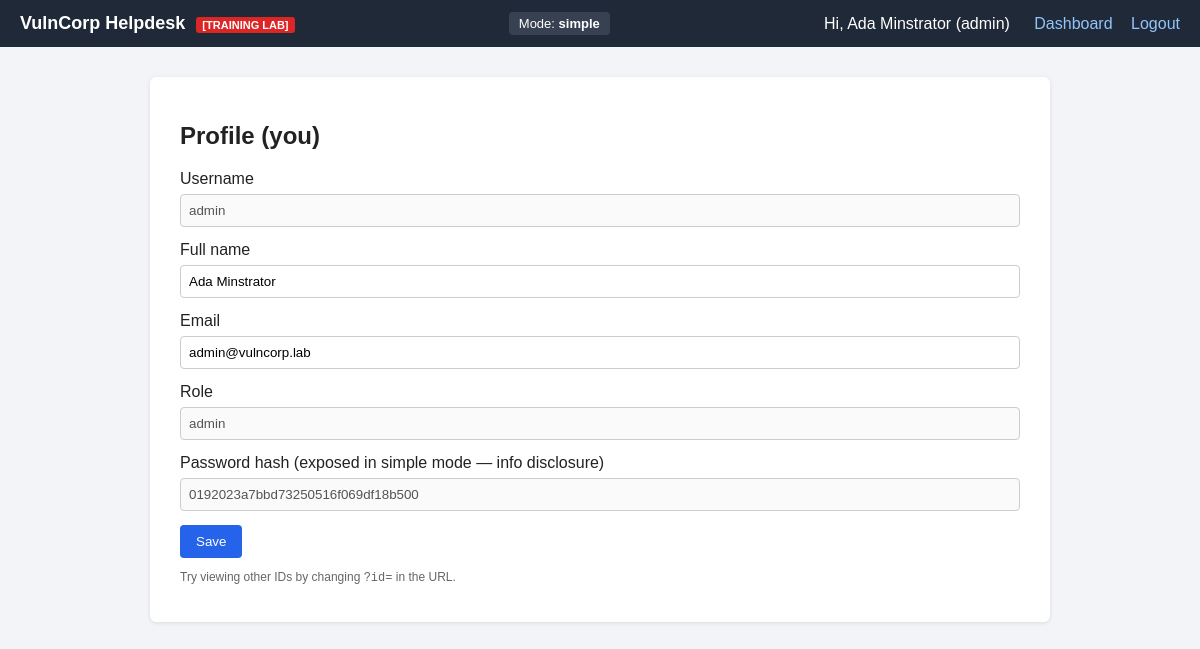
Screenshot of /user/profile.php (signed in) with the database file from the repository.
### tables this page shows
CREATE TABLE settings (
    id INT PRIMARY KEY AUTO_INCREMENT,
    difficulty VARCHAR(20) NOT NULL DEFAULT 'simple',
    jwt_secret VARCHAR(64) DEFAULT NULL   
);

CREATE TABLE users (
    id INT PRIMARY KEY AUTO_INCREMENT,
    username VARCHAR(50) NOT NULL UNIQUE,
    password VARCHAR(255) NOT NULL,    
    role ENUM('admin','support','user') NOT NULL DEFAULT 'user',
    full_name VARCHAR(100),
    email VARCHAR(100),
    api_key VARCHAR(64) DEFAULT NULL,   
    session_token VARCHAR(64) DEFAULT NULL,
    reset_token VARCHAR(64) DEFAULT NULL,      
    reset_expires DATETIME DEFAULT NULL,
    bonus_claimed TINYINT(1) NOT NULL DEFAULT 0,   
    bonus_credits INT NOT NULL DEFAULT 0,
    created_at TIMESTAMP DEFAULT CURRENT_TIMESTAMP
);

### includes/compat.php (called while the page is built, shortened)
<?php
function app_base() {
    static $base = null;
    if ($base === null) {
        $script_dir = isset($_SERVER['SCRIPT_NAME']) ? dirname($_SERVER['SCRIPT_NAME']) : '';
        $script_dir = str_replace('\\', '/', $script_dir);
        $known_subfolders = array('admin', 'user', 'support', 'challenges', 'toolkit', 'api', 'feedback');
        $last_segment = basename($script_dir);
        if (in_array($last_segment, $known_subfolders, true)) {
            $base = dirname($script_dir);
        } else {
            $base = $script_dir;
        }
        if ($base === '/' || $base === '.' || $base === '\\') {
            $base = '';
        }
        $base = rtrim($base, '/');
    }
    return $base;
}

### includes/db.php (called while the page is built, shortened)
<?php
require_once dirname(__FILE__) . '/compat.php';
function get_difficulty($conn) {
    $res = mysqli_query($conn, "SELECT difficulty FROM settings LIMIT 1");
    if ($res && $row = mysqli_fetch_assoc($res)) {
        return $row['difficulty'];
    }
    return 'simple';
}

### user/profile.php (the view, shortened to what this page needs)
<?php
require_once dirname(__FILE__) . '/../includes/db.php';
$difficulty = get_difficulty($conn);
$view_id = isset($_GET['id']) ? (int)$_GET['id'] : (int)$_SESSION['user_id'];
$owns_profile = ($view_id === (int)$_SESSION['user_id']);
if ($difficulty === 'simple' || $difficulty === 'intermediate') {
    $allowed_to_edit = true;
} elseif ($difficulty === 'hard') {
    $allowed_to_view = $owns_profile || $_SESSION['role'] === 'admin';
    $allowed_to_edit = $owns_profile || $_SESSION['role'] === 'admin';
} else {
    $allowed_to_view = $owns_profile || $_SESSION['role'] === 'admin';
    $allowed_to_edit = $owns_profile || $_SESSION['role'] === 'admin';
}
$res = mysqli_query($conn, "SELECT * FROM users WHERE id = " . (int)$view_id);
$profile = $res ? mysqli_fetch_assoc($res) : null;
include dirname(__FILE__) . '/../includes/header.php';
?>
<h2>Profile <?php echo $owns_profile ? '(you)' : '#' . (int)$view_id; ?></h2>
<?php if (!$profile): ?>
<p>No such user.</p>
<?php else: ?>
<form method="POST">
    <label>Username</label>
    <input type="text" value="<?php echo htmlspecialchars($profile['username']); ?>" disabled>
    <label>Full name</label>
    <input type="text" name="full_name" value="<?php echo htmlspecialchars($profile['full_name']); ?>" <?php echo $allowed_to_edit?'':'disabled'; ?>>
    <label>Email</label>
    <input type="text" name="email" value="<?php echo htmlspecialchars($profile['email']); ?>" <?php echo $allowed_to_edit?'':'disabled'; ?>>
    <label>Role</label>
    <input type="text" value="<?php echo htmlspecialchars($profile['role']); ?>" disabled>
    <?php if ($difficulty === 'simple'): ?>
    <label>Password hash (exposed in simple mode — info disclosure)</label>
    <input type="text" value="<?php echo htmlspecialchars($profile['password']); ?>" disabled>
    <?php endif; ?>
    <?php if ($allowed_to_edit): ?><button type="submit">Save</button><?php endif; ?>
</form>
<p class="small">Try viewing other IDs by changing <code>?id=</code> in the URL.</p>
<?php endif; ?>
<?php include dirname(__FILE__) . '/../includes/footer.php'; ?>

### includes/header.php (shortened to what this page needs)
<!DOCTYPE html>
<html lang="en">
<head>
<link rel="stylesheet" href="<?php echo app_base(); ?>/assets/style.css">
</head>
<body>
<div class="topbar">
    <div class="brand">VulnCorp Helpdesk <span class="tag">[TRAINING LAB]</span></div>
    <div class="mode-badge">Mode: <strong><?php echo htmlspecialchars(get_difficulty($conn)); ?></strong></div>
    <?php if (isset($_SESSION['user_id'])): ?>
    <div class="nav">
        <span>Hi, <?php echo htmlspecialchars($_SESSION['full_name']); ?> (<?php echo htmlspecialchars($_SESSION['role']); ?>)</span>
        <a href="<?php echo app_base(); ?>/dashboard.php">Dashboard</a>
        <a href="<?php echo app_base(); ?>/logout.php">Logout</a>
    </div>
    <?php endif; ?>
</div>
<div class="container">

### assets/style.css (style rules this page uses)
* { box-sizing: border-box; }
body { font-family: Arial, Helvetica, sans-serif; background:#f2f4f7; margin:0; color:#222; }
.topbar { background:#1f2937; color:#fff; padding:12px 20px; display:flex; align-items:center; justify-content:space-between; flex-wrap:wrap; }
.brand { font-weight:bold; font-size:18px; }
.tag { font-size:11px; background:#dc2626; padding:2px 6px; border-radius:3px; margin-left:6px; }
.mode-badge { background:#374151; padding:4px 10px; border-radius:4px; font-size:13px; }
.nav a { color:#93c5fd; margin-left:14px; text-decoration:none; }
.nav span { margin-right:6px; }
.container { max-width:900px; margin:30px auto; background:#fff; padding:25px 30px; border-radius:6px; box-shadow:0 1px 4px rgba(0,0,0,.1); }
input, select, textarea { width:100%; padding:8px; margin:6px 0 14px; border:1px solid #ccc; border-radius:4px; }
button, .btn { background:#2563eb; color:#fff; border:none; padding:9px 16px; border-radius:4px; cursor:pointer; text-decoration:none; display:inline-block; }
.small { font-size:12px; color:#666; }

### rows the page displays
settings: difficulty "simple"
users: username "admin", full_name "Ada Minstrator", email "admin@vulncorp.lab", role "admin", password "0192023a7bbd73250516f069df18b500"

### other values shown
$_SESSION['full_name'] "Ada Minstrator"
$_SESSION['role'] "admin"
